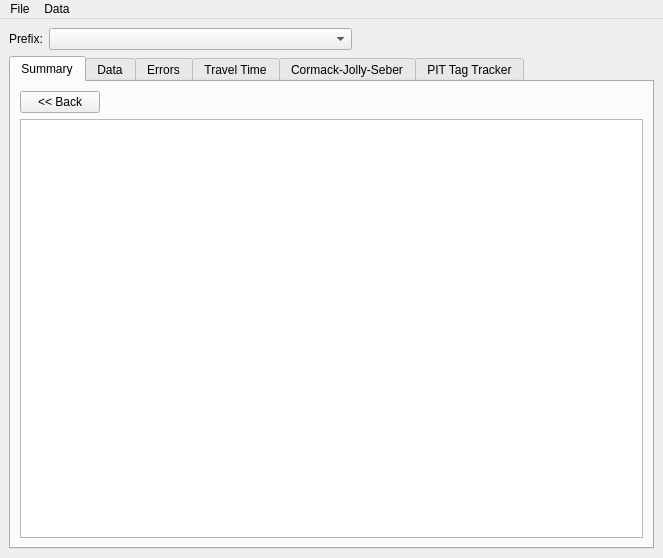
<?xml version="1.0" encoding="UTF-8"?>
<ui version="4.0">
 <class>ResultsManager</class>
 <widget class="QMainWindow" name="ResultsManager">
  <property name="geometry">
   <rect>
    <x>0</x>
    <y>0</y>
    <width>663</width>
    <height>558</height>
   </rect>
  </property>
  <property name="windowTitle">
   <string>Results Manager</string>
  </property>
  <property name="whatsThis">
   <string>The Results Manager presents the results of PitPro with a graphical interface, facilitating browsing of the results.</string>
  </property>
  <widget class="QWidget" name="centralWidget">
   <layout class="QVBoxLayout">
    <property name="spacing">
     <number>6</number>
    </property>
    <property name="leftMargin">
     <number>9</number>
    </property>
    <property name="topMargin">
     <number>9</number>
    </property>
    <property name="rightMargin">
     <number>9</number>
    </property>
    <property name="bottomMargin">
     <number>9</number>
    </property>
    <item>
     <layout class="QVBoxLayout">
      <property name="spacing">
       <number>6</number>
      </property>
      <property name="leftMargin">
       <number>0</number>
      </property>
      <property name="topMargin">
       <number>0</number>
      </property>
      <property name="rightMargin">
       <number>0</number>
      </property>
      <property name="bottomMargin">
       <number>0</number>
      </property>
      <item>
       <layout class="QHBoxLayout">
        <property name="spacing">
         <number>6</number>
        </property>
        <property name="leftMargin">
         <number>0</number>
        </property>
        <property name="topMargin">
         <number>0</number>
        </property>
        <property name="rightMargin">
         <number>0</number>
        </property>
        <property name="bottomMargin">
         <number>0</number>
        </property>
        <item>
         <widget class="QLabel" name="prefixLabel">
          <property name="text">
           <string>Prefix:</string>
          </property>
         </widget>
        </item>
        <item>
         <widget class="QComboBox" name="groupCombo">
          <property name="sizePolicy">
           <sizepolicy hsizetype="Expanding" vsizetype="Fixed">
            <horstretch>0</horstretch>
            <verstretch>0</verstretch>
           </sizepolicy>
          </property>
         </widget>
        </item>
        <item>
         <spacer>
          <property name="orientation">
           <enum>Qt::Horizontal</enum>
          </property>
          <property name="sizeHint" stdset="0">
           <size>
            <width>40</width>
            <height>20</height>
           </size>
          </property>
         </spacer>
        </item>
       </layout>
      </item>
      <item>
       <widget class="QTabWidget" name="tabWidget">
        <property name="currentIndex">
         <number>0</number>
        </property>
        <widget class="QWidget" name="summary">
         <attribute name="title">
          <string>Summary</string>
         </attribute>
         <layout class="QVBoxLayout">
          <item>
           <layout class="QVBoxLayout">
            <property name="spacing">
             <number>6</number>
            </property>
            <property name="leftMargin">
             <number>0</number>
            </property>
            <property name="topMargin">
             <number>0</number>
            </property>
            <property name="rightMargin">
             <number>0</number>
            </property>
            <property name="bottomMargin">
             <number>0</number>
            </property>
            <item>
             <layout class="QHBoxLayout">
              <property name="spacing">
               <number>6</number>
              </property>
              <property name="leftMargin">
               <number>0</number>
              </property>
              <property name="topMargin">
               <number>0</number>
              </property>
              <property name="rightMargin">
               <number>0</number>
              </property>
              <property name="bottomMargin">
               <number>0</number>
              </property>
              <item>
               <widget class="QPushButton" name="backButton">
                <property name="text">
                 <string>&lt;&lt; Back</string>
                </property>
               </widget>
              </item>
              <item>
               <spacer>
                <property name="orientation">
                 <enum>Qt::Horizontal</enum>
                </property>
                <property name="sizeHint" stdset="0">
                 <size>
                  <width>40</width>
                  <height>20</height>
                 </size>
                </property>
               </spacer>
              </item>
             </layout>
            </item>
           </layout>
          </item>
          <item>
           <widget class="QTextBrowser" name="summaryTextBrowser"/>
          </item>
         </layout>
        </widget>
        <widget class="QWidget" name="data">
         <attribute name="title">
          <string>Data</string>
         </attribute>
         <layout class="QVBoxLayout">
          <item>
           <layout class="QVBoxLayout">
            <property name="spacing">
             <number>6</number>
            </property>
            <property name="leftMargin">
             <number>0</number>
            </property>
            <property name="topMargin">
             <number>0</number>
            </property>
            <property name="rightMargin">
             <number>0</number>
            </property>
            <property name="bottomMargin">
             <number>0</number>
            </property>
            <item>
             <layout class="QHBoxLayout">
              <property name="spacing">
               <number>6</number>
              </property>
              <property name="leftMargin">
               <number>0</number>
              </property>
              <property name="topMargin">
               <number>0</number>
              </property>
              <property name="rightMargin">
               <number>0</number>
              </property>
              <property name="bottomMargin">
               <number>0</number>
              </property>
              <item>
               <widget class="QPushButton" name="dataBackButton">
                <property name="text">
                 <string>&lt;&lt; Back</string>
                </property>
               </widget>
              </item>
              <item>
               <spacer>
                <property name="orientation">
                 <enum>Qt::Horizontal</enum>
                </property>
                <property name="sizeHint" stdset="0">
                 <size>
                  <width>40</width>
                  <height>20</height>
                 </size>
                </property>
               </spacer>
              </item>
             </layout>
            </item>
           </layout>
          </item>
          <item>
           <widget class="QTextBrowser" name="dataTextBrowser"/>
          </item>
         </layout>
        </widget>
        <widget class="QWidget" name="errors">
         <attribute name="title">
          <string>Errors</string>
         </attribute>
         <layout class="QVBoxLayout">
          <item>
           <layout class="QVBoxLayout">
            <property name="spacing">
             <number>6</number>
            </property>
            <property name="leftMargin">
             <number>0</number>
            </property>
            <property name="topMargin">
             <number>0</number>
            </property>
            <property name="rightMargin">
             <number>0</number>
            </property>
            <property name="bottomMargin">
             <number>0</number>
            </property>
            <item>
             <layout class="QHBoxLayout">
              <property name="spacing">
               <number>6</number>
              </property>
              <property name="leftMargin">
               <number>0</number>
              </property>
              <property name="topMargin">
               <number>0</number>
              </property>
              <property name="rightMargin">
               <number>0</number>
              </property>
              <property name="bottomMargin">
               <number>0</number>
              </property>
              <item>
               <widget class="QLabel" name="label_3">
                <property name="text">
                 <string>Run:</string>
                </property>
               </widget>
              </item>
              <item>
               <widget class="QComboBox" name="errorRunCombo">
                <property name="sizePolicy">
                 <sizepolicy hsizetype="Expanding" vsizetype="Fixed">
                  <horstretch>0</horstretch>
                  <verstretch>0</verstretch>
                 </sizepolicy>
                </property>
               </widget>
              </item>
              <item>
               <spacer>
                <property name="orientation">
                 <enum>Qt::Horizontal</enum>
                </property>
                <property name="sizeHint" stdset="0">
                 <size>
                  <width>40</width>
                  <height>20</height>
                 </size>
                </property>
               </spacer>
              </item>
             </layout>
            </item>
           </layout>
          </item>
          <item>
           <widget class="QTextEdit" name="errorsTextEdit">
            <property name="readOnly">
             <bool>true</bool>
            </property>
           </widget>
          </item>
         </layout>
        </widget>
        <widget class="QWidget" name="travelTime">
         <attribute name="title">
          <string>Travel Time</string>
         </attribute>
         <layout class="QVBoxLayout">
          <item>
           <layout class="QVBoxLayout">
            <property name="spacing">
             <number>6</number>
            </property>
            <property name="leftMargin">
             <number>0</number>
            </property>
            <property name="topMargin">
             <number>0</number>
            </property>
            <property name="rightMargin">
             <number>0</number>
            </property>
            <property name="bottomMargin">
             <number>0</number>
            </property>
            <item>
             <layout class="QHBoxLayout">
              <property name="spacing">
               <number>6</number>
              </property>
              <property name="leftMargin">
               <number>0</number>
              </property>
              <property name="topMargin">
               <number>0</number>
              </property>
              <property name="rightMargin">
               <number>0</number>
              </property>
              <property name="bottomMargin">
               <number>0</number>
              </property>
              <item>
               <widget class="QLabel" name="label_2">
                <property name="text">
                 <string>Run:</string>
                </property>
               </widget>
              </item>
              <item>
               <widget class="QComboBox" name="ttRunCombo">
                <property name="sizePolicy">
                 <sizepolicy hsizetype="Expanding" vsizetype="Fixed">
                  <horstretch>0</horstretch>
                  <verstretch>0</verstretch>
                 </sizepolicy>
                </property>
               </widget>
              </item>
              <item>
               <spacer>
                <property name="orientation">
                 <enum>Qt::Horizontal</enum>
                </property>
                <property name="sizeHint" stdset="0">
                 <size>
                  <width>40</width>
                  <height>20</height>
                 </size>
                </property>
               </spacer>
              </item>
             </layout>
            </item>
           </layout>
          </item>
          <item>
           <widget class="QTextEdit" name="ttTextEdit">
            <property name="readOnly">
             <bool>true</bool>
            </property>
           </widget>
          </item>
         </layout>
        </widget>
        <widget class="QWidget" name="cjs">
         <attribute name="title">
          <string>Cormack-Jolly-Seber</string>
         </attribute>
         <layout class="QVBoxLayout">
          <item>
           <layout class="QHBoxLayout">
            <item>
             <widget class="QCheckBox" name="oneTableCjsCB">
              <property name="text">
               <string>Display in one table</string>
              </property>
             </widget>
            </item>
            <item>
             <widget class="QCheckBox" name="showLambdaCB">
              <property name="text">
               <string>Show final product (lambda)</string>
              </property>
              <property name="checked">
               <bool>false</bool>
              </property>
             </widget>
            </item>
            <item>
             <spacer>
              <property name="orientation">
               <enum>Qt::Horizontal</enum>
              </property>
              <property name="sizeHint" stdset="0">
               <size>
                <width>40</width>
                <height>20</height>
               </size>
              </property>
             </spacer>
            </item>
           </layout>
          </item>
          <item>
           <widget class="QTextEdit" name="cjsTextEdit">
            <property name="readOnly">
             <bool>true</bool>
            </property>
           </widget>
          </item>
         </layout>
        </widget>
        <widget class="QWidget" name="tracker">
         <attribute name="title">
          <string>PIT Tag Tracker</string>
         </attribute>
         <layout class="QVBoxLayout">
          <item>
           <layout class="QVBoxLayout">
            <property name="spacing">
             <number>6</number>
            </property>
            <property name="leftMargin">
             <number>0</number>
            </property>
            <property name="topMargin">
             <number>0</number>
            </property>
            <property name="rightMargin">
             <number>0</number>
            </property>
            <property name="bottomMargin">
             <number>0</number>
            </property>
            <item>
             <layout class="QHBoxLayout">
              <property name="spacing">
               <number>6</number>
              </property>
              <property name="leftMargin">
               <number>0</number>
              </property>
              <property name="topMargin">
               <number>0</number>
              </property>
              <property name="rightMargin">
               <number>0</number>
              </property>
              <property name="bottomMargin">
               <number>0</number>
              </property>
              <item>
               <widget class="QLabel" name="label">
                <property name="text">
                 <string>PIT Tag:</string>
                </property>
               </widget>
              </item>
              <item>
               <widget class="QComboBox" name="pitComboBox">
                <property name="sizePolicy">
                 <sizepolicy hsizetype="Expanding" vsizetype="Fixed">
                  <horstretch>0</horstretch>
                  <verstretch>0</verstretch>
                 </sizepolicy>
                </property>
                <property name="editable">
                 <bool>true</bool>
                </property>
                <property name="maxCount">
                 <number>30</number>
                </property>
               </widget>
              </item>
              <item>
               <widget class="QPushButton" name="goButton">
                <property name="text">
                 <string>Go</string>
                </property>
               </widget>
              </item>
              <item>
               <spacer>
                <property name="orientation">
                 <enum>Qt::Horizontal</enum>
                </property>
                <property name="sizeHint" stdset="0">
                 <size>
                  <width>40</width>
                  <height>20</height>
                 </size>
                </property>
               </spacer>
              </item>
              <item>
               <widget class="QCheckBox" name="trackerDetailCheckBox">
                <property name="text">
                 <string>Show details</string>
                </property>
               </widget>
              </item>
             </layout>
            </item>
           </layout>
          </item>
          <item>
           <widget class="QTextEdit" name="trackerTextEdit">
            <property name="readOnly">
             <bool>true</bool>
            </property>
           </widget>
          </item>
         </layout>
        </widget>
       </widget>
      </item>
     </layout>
    </item>
   </layout>
  </widget>
  <widget class="QMenuBar" name="menuBar">
   <property name="geometry">
    <rect>
     <x>0</x>
     <y>0</y>
     <width>663</width>
     <height>26</height>
    </rect>
   </property>
   <widget class="QMenu" name="menuData">
    <property name="title">
     <string>Data</string>
    </property>
    <addaction name="actionCJS_Data"/>
    <addaction name="actionTravel_Time_data"/>
    <addaction name="actionCovariance_matrix"/>
   </widget>
   <widget class="QMenu" name="menuFile">
    <property name="title">
     <string>File</string>
    </property>
    <addaction name="actionSave"/>
    <addaction name="actionPrint"/>
    <addaction name="separator"/>
    <addaction name="actionExit"/>
   </widget>
   <addaction name="menuFile"/>
   <addaction name="menuData"/>
  </widget>
  <action name="actionExit">
   <property name="text">
    <string>Exit</string>
   </property>
  </action>
  <action name="actionCovariance_matrix">
   <property name="text">
    <string>Export covariance matrix</string>
   </property>
  </action>
  <action name="actionPrint">
   <property name="text">
    <string>Print</string>
   </property>
  </action>
  <action name="actionSave">
   <property name="text">
    <string>Save</string>
   </property>
  </action>
  <action name="actionCJS_Data">
   <property name="text">
    <string>Export Cormack-Jolly-Seber data (CSV)</string>
   </property>
  </action>
  <action name="actionTravel_Time_data">
   <property name="text">
    <string>Export travel time data (CSV)</string>
   </property>
  </action>
 </widget>
 <resources/>
 <connections/>
</ui>
